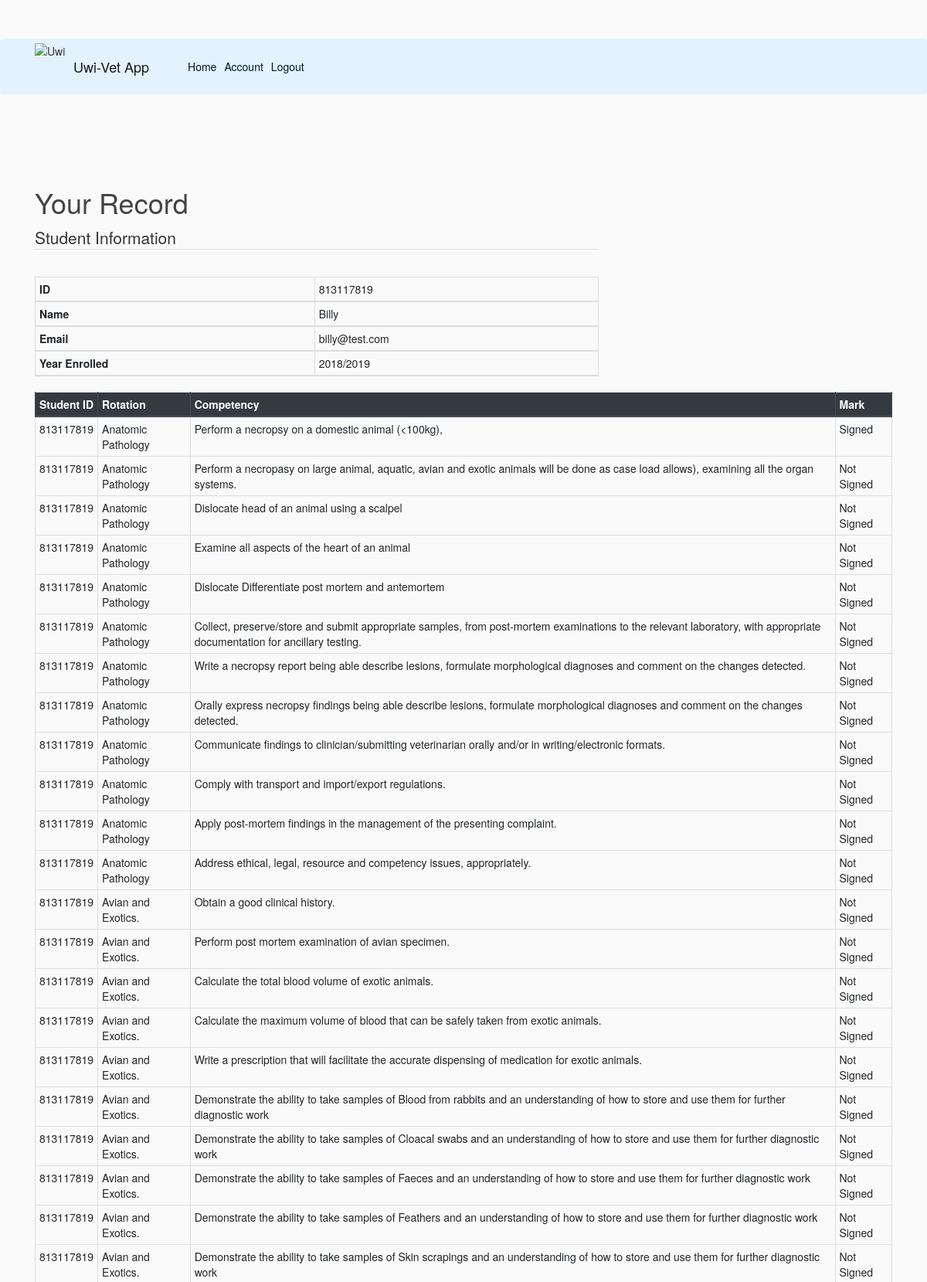
Page /stu_report/813117819 (signed in, upper part) on the committed database.
### flaskblog/models.py (models this page shows, shortened)
class Student(db.Model):
    id = db.Column(db.Integer, primary_key = True, autoincrement=True)
    studentid = db.Column(db.String(100),nullable=False)
    name = db.Column(db.String(100),nullable=False)
    date_enrolled = db.Column(db.String(100),nullable=False)#(db.DateTime, nullable=False, default=datetime.utcnow)
    email = db.Column(db.String(100),nullable=False)

class Competancy_rec(db.Model):
    id = db.Column(db.Integer, primary_key = True, autoincrement="auto")
    mark = db.Column(db.Boolean, nullable = True )
    comp_id = db.Column(db.String, db.ForeignKey('comp.descrip'), nullable=False)
    comp_name = db.Column(db.String(100), nullable=False)
    clinician_id = db.Column(db.Integer, db.ForeignKey('user2.id'), nullable=False)
    student_id = db.Column(db.Integer, db.ForeignKey('student.id'), nullable=False)
    timestamp = db.Column(db.DateTime, nullable=False, default=datetime.utcnow)

### flaskblog/routes.py (the view)
@app.route("/stu_report/<string:student_id>", methods=['GET', 'POST'])
@login_required
def stu_report(student_id): #searching comp_rec for a student's record
    records= Competancy_rec.query.filter_by(student_id=student_id).all()
    student= Student.query.filter_by(studentid=student_id).first()
    return render_template('stu_report.html', title="Student Report", records=records, student=student)

### flaskblog/models.py (called while the page is built)
@login_manager.user_loader
def load_user(user_id):
    return User2.query.get(int(user_id))

### flaskblog/templates/stu_report.html
{% extends "layout.html" %}
{% block content%}
    <h1>Your Record</h1>
    <table id="data" class="table table-striped table-hover">
        <div class="content section">
            <div id="studentinfo">
                <legend class="border-bottom mb-4">Student Information</legend>
                <table class="table table-bordered table-condensed">
                    <thead>
                    <tr>
                        <th>ID</th>
                        <td id="ID">{{student.studentid}}</td>
                    </tr>
                    <tr>
                        <th>Name</th>
                        <td id="Name">{{student.name}}</td>
                    </tr>
                    <tr>
                        <th>Email</th>
                        <td id="Email">{{student.email}}</td>
                    </tr>
                    <tr>
                        <th>Year Enrolled</th>
                        <td id="Date_enrolled">{{student.date_enrolled}}</td>
                    </tr>
                    </thead>
                </table>
            </div>
        </div>
    </table>
    <div class="content section">
        <div id="studentinfo">
            <table class="table table-bordered table-condensed">
                <thead class="thead-dark">
                    <tr>
                        <th>Student ID</th><th>Rotation</th><th>Competency</th><th>Mark</th>
                    </tr>
                </thead>
                <tbody>
                        {% for val in records %}
                                <tr>
                                    <td>{{val.student_id}}</td>
                                    <td>{{val.comp_name}}</td>
                                    <td>{{val.comp_id}}</td>
                                    <td>{% if val.mark == 1 %}
                                            Signed
                                        {% else %}
                                            Not Signed
                                        {% endif %}
                                    </td>
                                </tr>
                        {% endfor %}
                </tbody>
            </table>
        </div>
    </div>
{% endblock content %}

### flaskblog/static/main.css (style rules this page uses)
body { background: #fafafa; color: #333333; margin-top: 5rem; }
h1, h2, h3, h4, h5, h6 { color: #444444; }

### rows in the picture
Student: studentid "813117819", name "Billy", email "billy@test.com", date_enrolled "2018/2019"
Competancy_rec: student_id "813117819", comp_name "Anatomic Pathology", comp_id "Perform a necropsy on a domestic animal (<100kg),", mark "Signed"
Competancy_rec: student_id "813117819", comp_name "Anatomic Pathology", comp_id "Perform a necropasy on large animal, aquatic, avian and exotic animals will be done as case load allows), examining all the organ systems.", mark "Not Signed"
Competancy_rec: student_id "813117819", comp_name "Anatomic Pathology", comp_id "Dislocate head of an animal using a scalpel", mark "Not Signed"
Competancy_rec: student_id "813117819", comp_name "Anatomic Pathology", comp_id "Examine all aspects of the heart of an animal", mark "Not Signed"
Competancy_rec: student_id "813117819", comp_name "Anatomic Pathology", comp_id "Dislocate Differentiate post mortem and antemortem", mark "Not Signed"
Competancy_rec: student_id "813117819", comp_name "Anatomic Pathology", comp_id "Collect, preserve/store and submit appropriate samples, from post-mortem examinations to the relevant laboratory, with appropriate documentation for ancillary testing.", mark "Not Signed"
Competancy_rec: student_id "813117819", comp_name "Anatomic Pathology", comp_id "Write a necropsy report being able describe lesions, formulate morphological diagnoses and comment on the changes detected.", mark "Not Signed"
Competancy_rec: student_id "813117819", comp_name "Anatomic Pathology", comp_id "Orally express necropsy findings being able describe lesions, formulate morphological diagnoses and comment on the changes detected.", mark "Not Signed"
Competancy_rec: student_id "813117819", comp_name "Anatomic Pathology", comp_id "Communicate findings to clinician/submitting veterinarian orally and/or in writing/electronic formats.", mark "Not Signed"
Competancy_rec: student_id "813117819", comp_name "Anatomic Pathology", comp_id "Comply with transport and import/export regulations.", mark "Not Signed"
Competancy_rec: student_id "813117819", comp_name "Anatomic Pathology", comp_id "Apply post-mortem findings in the management of the presenting complaint.", mark "Not Signed"
Competancy_rec: student_id "813117819", comp_name "Anatomic Pathology", comp_id "Address ethical, legal, resource and competency issues, appropriately.", mark "Not Signed"
Competancy_rec: student_id "813117819", comp_name "Avian and Exotics.", comp_id "Obtain a good clinical history.", mark "Not Signed"
Competancy_rec: student_id "813117819", comp_name "Avian and Exotics.", comp_id "Perform post mortem examination of avian specimen.", mark "Not Signed"
Competancy_rec: student_id "813117819", comp_name "Avian and Exotics.", comp_id "Calculate the total blood volume of exotic animals.", mark "Not Signed"
Competancy_rec: student_id "813117819", comp_name "Avian and Exotics.", comp_id "Calculate the maximum volume of blood that can be safely taken from exotic animals.", mark "Not Signed"
Competancy_rec: student_id "813117819", comp_name "Avian and Exotics.", comp_id "Write a prescription that will facilitate the accurate dispensing of medication for exotic animals.", mark "Not Signed"
Competancy_rec: student_id "813117819", comp_name "Avian and Exotics.", comp_id "Demonstrate the ability to take samples of Blood from rabbits and an understanding of how to store and use them for further diagnostic work", mark "Not Signed"
Competancy_rec: student_id "813117819", comp_name "Avian and Exotics.", comp_id "Demonstrate the ability to take samples of Cloacal swabs and an understanding of how to store and use them for further diagnostic work", mark "Not Signed"
Competancy_rec: student_id "813117819", comp_name "Avian and Exotics.", comp_id "Demonstrate the ability to take samples of Faeces and an understanding of how to store and use them for further diagnostic work", mark "Not Signed"
Competancy_rec: student_id "813117819", comp_name "Avian and Exotics.", comp_id "Demonstrate the ability to take samples of Feathers and an understanding of how to store and use them for further diagnostic work", mark "Not Signed"
Competancy_rec: student_id "813117819", comp_name "Avian and Exotics.", comp_id "Demonstrate the ability to take samples of Skin scrapings and an understanding of how to store and use them for further diagnostic work", mark "Not Signed"
